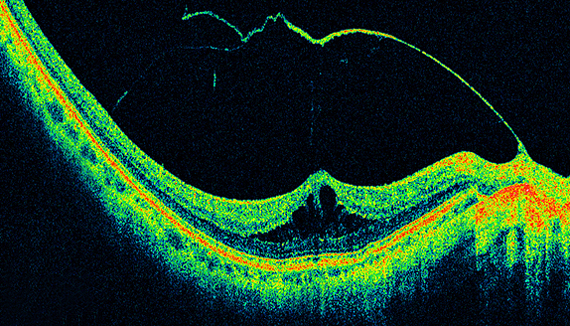
#> input picture MEDICAL_IMAGES/RX/Taller 1 - Conceptos Basicos/py/ejemplo 2/oct.jpg, 570 x 326 px
$ python plot_oct.py
#> lines starting #> are read from the running program, lines starting #| are printed output that depends on the picture
import matplotlib.pyplot as plt
import matplotlib.image as mpimg

# Ruta de las imágenes
ruta_imagen1 = 'oct.jpg'  # Reemplaza 'ruta_de_la_imagen1.jpg' con la ruta de tu primera imagen
ruta_imagen2 = 'g_oct.jpg'  # Reemplaza 'ruta_de_la_imagen2.jpg' con la ruta de tu segunda imagen

# Cargar las imágenes
imagen1 = mpimg.imread(ruta_imagen1)
#> imagen1 is the input picture: shape (326, 570, 3); mean R, G, B 23, 56.9, 34.3
imagen2 = mpimg.imread(ruta_imagen2)
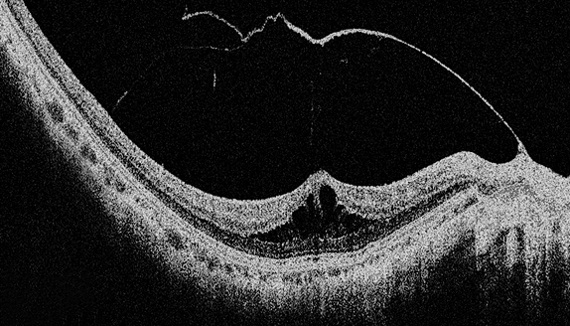
#> input picture MEDICAL_IMAGES/RX/Taller 1 - Conceptos Basicos/py/ejemplo 2/g_oct.jpg, 570 x 326 px
#> imagen2 is the input picture: shape (326, 570); min 0, max 242, mean 43.8

# Crear la figura con 1 fila y 2 columnas
fig, axs = plt.subplots(1, 2, figsize=(10, 5))

# Mostrar la primera imagen en la primera columna
axs[0].imshow(imagen1)
axs[0].axis('off')  # Deshabilitar ejes
axs[0].set_title('Oroginal')

# Mostrar la segunda imagen en la segunda columna
axs[1].imshow(imagen2, cmap='gray')
axs[1].axis('off')  # Deshabilitar ejes
axs[1].set_title('Grises')

# Agregar título general para la figura
fig.suptitle('Tomografía de Coherencia Óptica', fontsize=16)

# Mostrar la figura
plt.show()
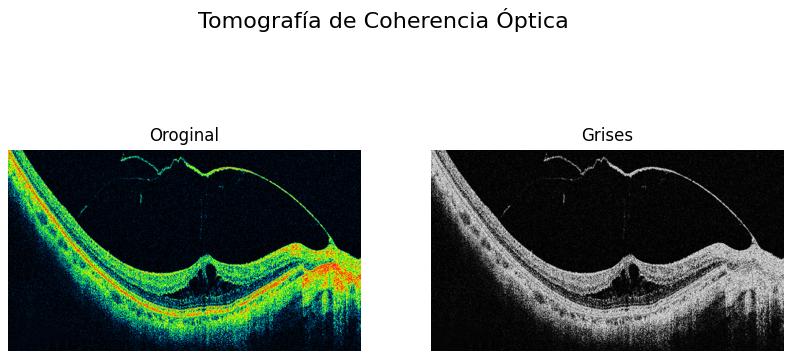
#> figure drawn by matplotlib, 2 panels
